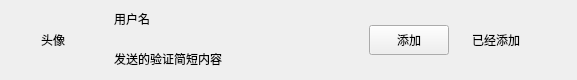
<?xml version="1.0" encoding="UTF-8"?>
<ui version="4.0">
 <class>ApplyFriendItem</class>
 <widget class="QWidget" name="ApplyFriendItem">
  <property name="geometry">
   <rect>
    <x>0</x>
    <y>0</y>
    <width>577</width>
    <height>80</height>
   </rect>
  </property>
  <property name="minimumSize">
   <size>
    <width>0</width>
    <height>80</height>
   </size>
  </property>
  <property name="maximumSize">
   <size>
    <width>16777215</width>
    <height>80</height>
   </size>
  </property>
  <property name="windowTitle">
   <string>Form</string>
  </property>
  <layout class="QHBoxLayout" name="horizontalLayout">
   <property name="topMargin">
    <number>0</number>
   </property>
   <property name="rightMargin">
    <number>0</number>
   </property>
   <property name="bottomMargin">
    <number>0</number>
   </property>
   <item>
    <spacer name="horizontalSpacer">
     <property name="orientation">
      <enum>Qt::Orientation::Horizontal</enum>
     </property>
     <property name="sizeType">
      <enum>QSizePolicy::Policy::Fixed</enum>
     </property>
     <property name="sizeHint" stdset="0">
      <size>
       <width>30</width>
       <height>20</height>
      </size>
     </property>
    </spacer>
   </item>
   <item>
    <widget class="QLabel" name="icon_label">
     <property name="minimumSize">
      <size>
       <width>45</width>
       <height>45</height>
      </size>
     </property>
     <property name="maximumSize">
      <size>
       <width>45</width>
       <height>45</height>
      </size>
     </property>
     <property name="text">
      <string>头像</string>
     </property>
    </widget>
   </item>
   <item>
    <widget class="QWidget" name="widget" native="true">
     <layout class="QHBoxLayout" name="horizontalLayout_2">
      <property name="spacing">
       <number>7</number>
      </property>
      <property name="leftMargin">
       <number>11</number>
      </property>
      <property name="topMargin">
       <number>2</number>
      </property>
      <property name="rightMargin">
       <number>11</number>
      </property>
      <property name="bottomMargin">
       <number>2</number>
      </property>
      <item>
       <widget class="QWidget" name="widget_2" native="true">
        <layout class="QVBoxLayout" name="verticalLayout">
         <property name="spacing">
          <number>10</number>
         </property>
         <property name="leftMargin">
          <number>11</number>
         </property>
         <property name="topMargin">
          <number>2</number>
         </property>
         <property name="rightMargin">
          <number>11</number>
         </property>
         <property name="bottomMargin">
          <number>2</number>
         </property>
         <item>
          <widget class="QLabel" name="user_name_label">
           <property name="minimumSize">
            <size>
             <width>100</width>
             <height>30</height>
            </size>
           </property>
           <property name="maximumSize">
            <size>
             <width>200</width>
             <height>30</height>
            </size>
           </property>
           <property name="text">
            <string>用户名</string>
           </property>
          </widget>
         </item>
         <item>
          <widget class="QLabel" name="user_chat_label">
           <property name="minimumSize">
            <size>
             <width>100</width>
             <height>30</height>
            </size>
           </property>
           <property name="maximumSize">
            <size>
             <width>200</width>
             <height>30</height>
            </size>
           </property>
           <property name="text">
            <string>发送的验证简短内容</string>
           </property>
          </widget>
         </item>
        </layout>
       </widget>
      </item>
      <item>
       <spacer name="horizontalSpacer_3">
        <property name="orientation">
         <enum>Qt::Orientation::Horizontal</enum>
        </property>
        <property name="sizeHint" stdset="0">
         <size>
          <width>40</width>
          <height>20</height>
         </size>
        </property>
       </spacer>
      </item>
      <item>
       <widget class="ClickedBtn" name="apply_add_btn">
        <property name="minimumSize">
         <size>
          <width>80</width>
          <height>30</height>
         </size>
        </property>
        <property name="maximumSize">
         <size>
          <width>80</width>
          <height>30</height>
         </size>
        </property>
        <property name="text">
         <string>添加</string>
        </property>
       </widget>
      </item>
      <item>
       <widget class="QLabel" name="already_add_label">
        <property name="minimumSize">
         <size>
          <width>80</width>
          <height>30</height>
         </size>
        </property>
        <property name="maximumSize">
         <size>
          <width>80</width>
          <height>30</height>
         </size>
        </property>
        <property name="text">
         <string>已经添加</string>
        </property>
        <property name="alignment">
         <set>Qt::AlignmentFlag::AlignCenter</set>
        </property>
       </widget>
      </item>
      <item>
       <spacer name="horizontalSpacer_2">
        <property name="orientation">
         <enum>Qt::Orientation::Horizontal</enum>
        </property>
        <property name="sizeType">
         <enum>QSizePolicy::Policy::Fixed</enum>
        </property>
        <property name="sizeHint" stdset="0">
         <size>
          <width>30</width>
          <height>20</height>
         </size>
        </property>
       </spacer>
      </item>
     </layout>
    </widget>
   </item>
  </layout>
 </widget>
 <customwidgets>
  <customwidget>
   <class>ClickedBtn</class>
   <extends>QPushButton</extends>
   <header location="global">clickedbtn.h</header>
  </customwidget>
 </customwidgets>
 <resources/>
 <connections/>
</ui>
